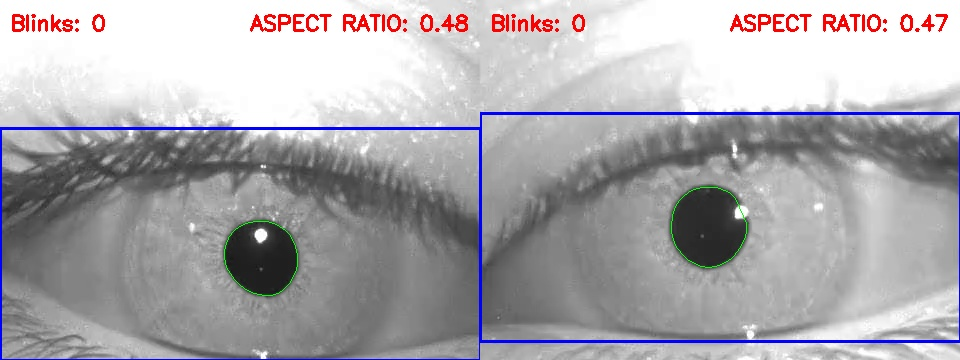
#> input picture sample.jpg, 960 x 360 px, given in place of video1(1).mp4, which was not available
$ jupyter execute gaze_estimation.ipynb
#> lines starting #> are read from the running program, lines starting #| are printed output that depends on the picture; after the words box and inside, x2 and y2 are one past the last pixel; in counts of white or black regions, pixels touching at a corner belong together; pictures that were not available may be replaced by others from this repository, and a replacement may not be noted
[cell 1]
import cv2
import numpy as np
import matplotlib.pyplot as plt
cap = cv2.VideoCapture("video1(1).mp4")
# checking the left frame
while True:
    ret, frame = cap.read()
#> frame is the input picture: shape (360, 960, 3); mean B, G, R 173.1, 169.1, 171.5
    roi = frame[:, 0: 480]
    print(frame.shape)
#| (360, 960, 3)
    break
plt.imshow(roi)

[cell 2]
from scipy.spatial import distance as dist
def eye_aspect_ratio(eye):
    # compute the euclidean distances between the two sets of
    # vertical eye landmarks (x, y)-coordinates
    A = dist.euclidean(eye[1], eye[3])
    # compute the euclidean distance between the horizontal
    # eye landmark (x, y)-coordinates
    C = dist.euclidean(eye[0], eye[2])
    # compute the eye aspect ratio
    ear = A / C
    # return the eye aspect ratio
    return ear

[cell 3]
import cv2
import numpy as np
import time
EYE_AR_THRESH=0.35
EYE_AR_CONSEC_FRAMES = 4
COUNTER1 = 0
TOTAL1 = 0
COUNTER2 = 0
TOTAL2 = 0
j=1
cap = cv2.VideoCapture("video1(1).mp4")


#Time cokmplexity - O(N)

while True:
    ret, frame = cap.read()
    if ret is False:
        break
    roi1 = frame[:, 0: 480]
    roi2 = frame[:, 480:]
    gray1 = cv2.cvtColor(roi1, cv2.COLOR_BGR2GRAY)
    gray2 = cv2.cvtColor(roi2, cv2.COLOR_BGR2GRAY)
    gray_roi1 = cv2.GaussianBlur(gray1, (5, 5), 0)
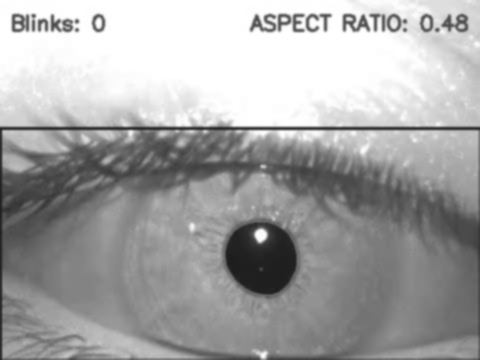
#> gray_roi1: shape (360, 480); min 27, max 255, mean 165.7
    gray_roi2 = cv2.GaussianBlur(gray2, (5, 5), 0)
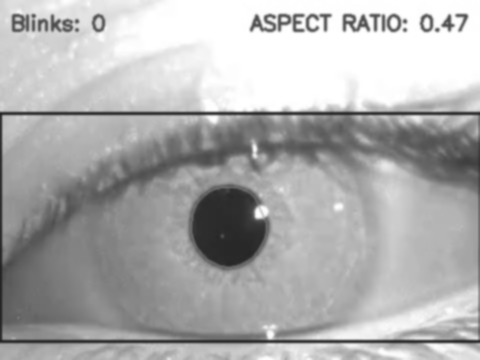
#> gray_roi2: shape (360, 480); min 34, max 255, mean 175
    #print(gray_roi1)
    #print(gray_roi2)
    _, threshold11 = cv2.threshold(gray_roi1, 140,255, cv2.THRESH_BINARY_INV) #eye is detcted at this point
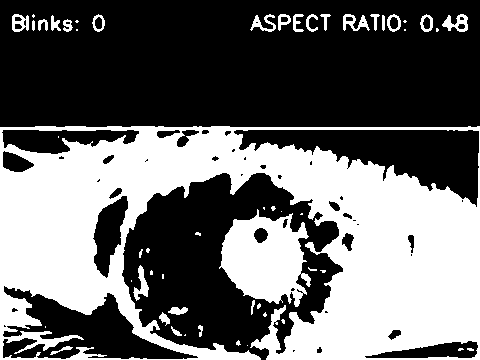
#> threshold11: shape (360, 480); 41% white; 54 white regions (27 under 20 px), largest, box (x1, y1, x2, y2) and area: (0, 126, 480, 360) 62260, (219, 209, 311, 307) 5744, (442, 14, 468, 32) 245
    _, threshold12 = cv2.threshold(gray_roi1, 70, 255, cv2.THRESH_BINARY_INV)# pupil is detected at this point
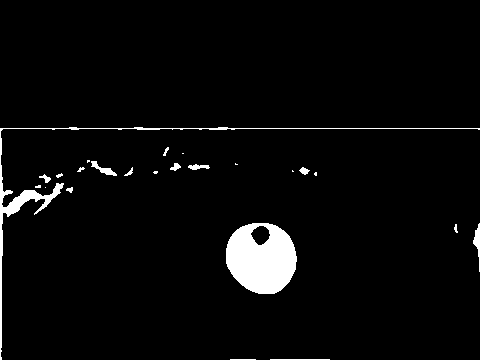
#> threshold12: shape (360, 480); 3.7% white; 24 white regions (8 under 20 px), largest, box (x1, y1, x2, y2) and area: (226, 223, 297, 294) 3750, (0, 127, 480, 360) 1762, (473, 223, 480, 272) 148
    _, threshold21 = cv2.threshold(gray_roi2, 140, 255, cv2.THRESH_BINARY_INV)# eye is detected at this point
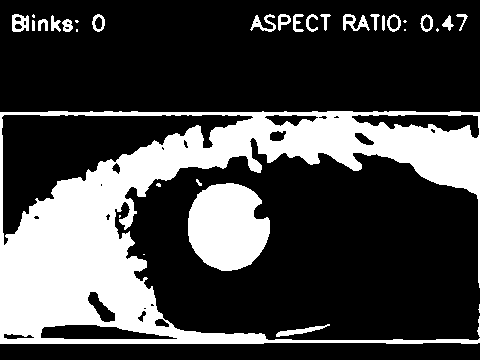
#> threshold21: shape (360, 480); 27% white; 33 white regions (10 under 20 px), largest, box (x1, y1, x2, y2) and area: (0, 111, 480, 344) 38840, (188, 183, 270, 271) 5532, (276, 324, 330, 337) 228
    _, threshold22 = cv2.threshold(gray_roi2, 70, 255, cv2.THRESH_BINARY_INV)# pupil is detected at this point
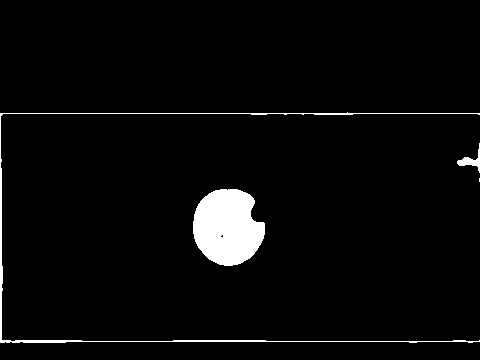
#> threshold22: shape (360, 480); 3.5% white; 4 white regions (1 under 20 px)


    contours11,_ = cv2.findContours(threshold11, cv2.RETR_TREE, cv2.CHAIN_APPROX_SIMPLE)
#> contours11 = 110 contours, 55 with area under 20; largest, box (x1, y1, x2, y2) and area: (0, 126, 480, 360) 81940, (233, 129, 480, 208) 8790, (2, 285, 199, 360) 6782, (219, 209, 311, 307) 5730, (1, 129, 140, 155) 2242
    contours12,_ = cv2.findContours(threshold12, cv2.RETR_TREE, cv2.CHAIN_APPROX_SIMPLE)
#> contours12 = 25 contours, 16 with area under 20; largest, box (x1, y1, x2, y2) and area: (226, 223, 297, 294) 3898, (0, 127, 480, 360) 962, (250, 225, 271, 246) 274, (91, 161, 117, 176) 104, (473, 223, 480, 272) 98
    contours21,_ = cv2.findContours(threshold21, cv2.RETR_TREE, cv2.CHAIN_APPROX_SIMPLE)
#> contours21 = 66 contours, 25 with area under 20; largest, box (x1, y1, x2, y2) and area: (0, 111, 480, 344) 52972, (1, 114, 254, 246) 11792, (188, 183, 270, 271) 5402, (351, 114, 480, 139) 1564, (40, 324, 178, 340) 1430
    contours22,_ = cv2.findContours(threshold22, cv2.RETR_TREE, cv2.CHAIN_APPROX_SIMPLE)
#> contours22 = 5 contours, 2 with area under 20; largest, box (x1, y1, x2, y2) and area: (193, 189, 265, 266) 4114, (0, 112, 480, 343) 520, (457, 143, 480, 173) 148

    contours11 = sorted(contours11, key=lambda x: cv2.contourArea(x), reverse=True)
    contours12 = sorted(contours12, key=lambda x: cv2.contourArea(x), reverse=True)
    contours21 = sorted(contours21, key=lambda x: cv2.contourArea(x), reverse=True)
    contours22 = sorted(contours22, key=lambda x: cv2.contourArea(x), reverse=True)

    print(len(contours12[0]))
#| 94
    try:
        (x, y, w, h) = cv2.boundingRect(contours11[0])
#> x = 0; y = 126; w = 480; h = 234
        cv2.rectangle(roi1, (x, y), (x + w, y + h), (255, 0, 0), 2)
        eyes_left=[(x,y+int(h/2)),(x + int(w/2),y),(x+w,y+int(h/2)),(x+int(w/2),y+h)]
#> eyes_left = [(0, 243), (240, 126), (480, 243), (240, 360)]
        asp_left = eye_aspect_ratio(eyes_left)
#> in eye_aspect_ratio, `A = dist.euclidean(eye[1], eye[3])`: A = 234
#> in eye_aspect_ratio, `C = dist.euclidean(eye[0], eye[2])`: C = 480
#> in eye_aspect_ratio, `ear = A / C`: ear = 0.487
#> asp_left = 0.487
        #print("left:",asp_left)


        eye_left=cv2.convexHull(contours12[0])
#> eye_left = contour of 34 points, box (x1, y1, x2, y2) (226, 223, 297, 294), area 3936
        cv2.drawContours(roi1, [eye_left], -1, (0, 255, 0), 1)
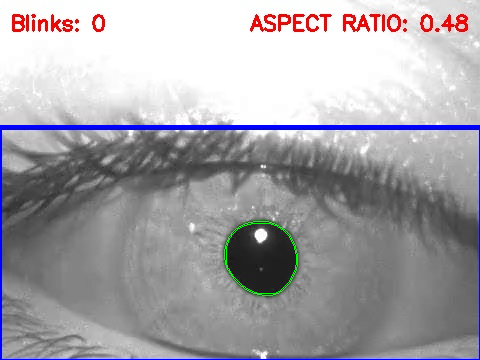
#> roi1: shape (360, 480, 3); mean B, G, R 168.6, 163.5, 165.7


        (x, y, w, h) = cv2.boundingRect(contours21[0])
#> y = 111; h = 233
        cv2.rectangle(roi2, (x, y), (x + w, y + h), (255, 0, 0), 2)
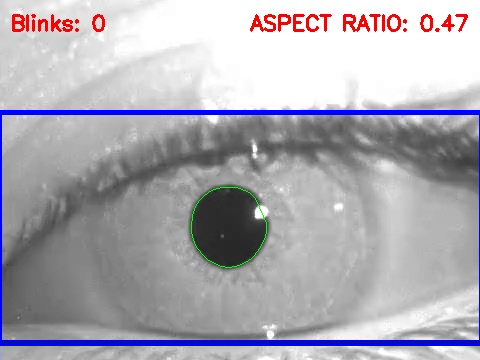
#> roi2: shape (360, 480, 3); mean B, G, R 179.2, 171, 173.3
        eyes_right=[(x,y+int(h/2)),(x + int(w/2),y),(x+w,y+int(h/2)),(x+int(w/2),y+h)]
#> eyes_right = [(0, 227), (240, 111), (480, 227), (240, 344)]
        asp_right = eye_aspect_ratio(eyes_right)
#> asp_right = 0.485
        #print("right:",asp_right)

        eye_right=cv2.convexHull(contours22[0])
#> eye_right = contour of 34 points, box (x1, y1, x2, y2) (193, 189, 265, 266), area 4308
        cv2.drawContours(roi2, [eye_right], -1, (0, 255, 0), 1)
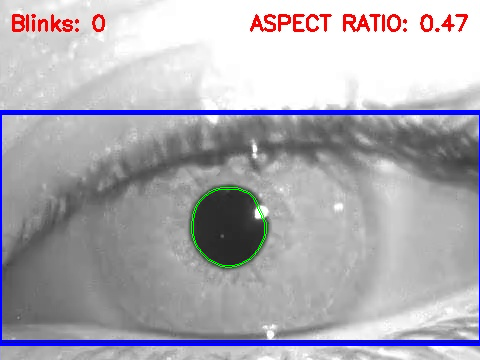
#> roi2: shape (360, 480, 3); 0.12% of pixels changed, all inside (x1, y1, x2, y2) = (193, 189, 265, 266)


        if len(contours12[0])>250:
            cv2.putText(roi1, "Pupil not detected ", (10, 50),cv2.FONT_HERSHEY_SIMPLEX, 0.7, (0, 0, 255), 2)
            #print("left eye pupil not detected at:",str(cap.get(cv2.CAP_PROP_POS_MSEC)/1000)+" seconds")

        if len(contours22[0])>250:
            cv2.putText(roi2, "Pupil not detected ", (10, 50),cv2.FONT_HERSHEY_SIMPLEX, 0.7, (0, 0, 255), 2)
            #print("right eye pupil not detected at:"+str(cap.get(cv2.CAP_PROP_POS_MSEC)/1000)+" seconds")

        if asp_left < EYE_AR_THRESH:
            COUNTER1 += 1

        # otherwise, the eye aspect ratio is not below the blink
        # threshold
        else:
            # if the eyes were closed for a sufficient number of frames
            # then increment the total number of blinks
            if COUNTER1 >= EYE_AR_CONSEC_FRAMES:
                TOTAL1 += 1
            # reset the eye frame counter
            COUNTER1 = 0

        if asp_right < EYE_AR_THRESH:
            COUNTER2 += 1
        # otherwise, the eye aspect ratio is not below the blink
        # threshold
        else:
            # if the eyes were closed for a sufficient number of
            # then increment the total number of blinks
            if COUNTER2 >= EYE_AR_CONSEC_FRAMES:
                TOTAL2 += 1

            # reset the eye frame counter
            COUNTER2 = 0

        # draw the total number of blinks on the frame along with
        # the computed eye aspect ratio for the frame
        cv2.putText(roi1, "Blinks: {}".format(TOTAL1), (10, 30),
            cv2.FONT_HERSHEY_SIMPLEX, 0.7, (0, 0, 255), 2)
        cv2.putText(roi1, "ASPECT RATIO: {:.2f}".format(asp_left), (250, 30),
            cv2.FONT_HERSHEY_SIMPLEX, 0.7, (0, 0, 255), 2)

        cv2.putText(roi2, "Blinks: {}".format(TOTAL2), (10, 30),
            cv2.FONT_HERSHEY_SIMPLEX, 0.7, (0, 0, 255), 2)
        cv2.putText(roi2, "ASPECT RATIO: {:.2f}".format(asp_right), (250, 30),
            cv2.FONT_HERSHEY_SIMPLEX, 0.7, (0, 0, 255), 2)
    except Exception as e:
        print(e)
    # [4 lines of commented-out code are left out]
    cv2.imshow("final", cv2.hconcat([roi1, roi2]))
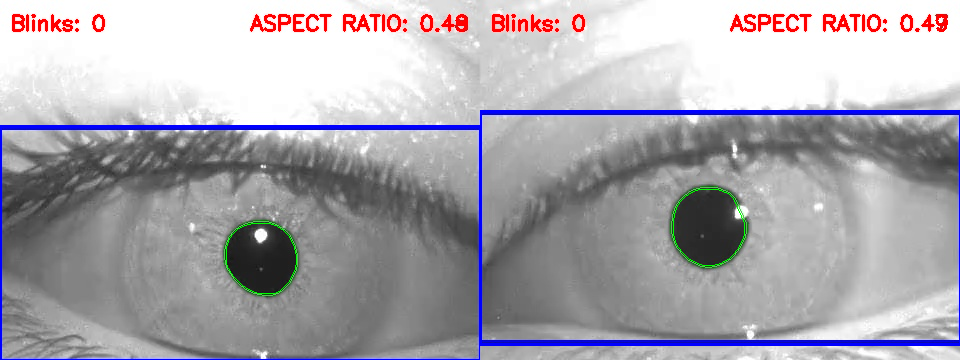
#> window 'final': shape (360, 960, 3); mean B, G, R 173.5, 167, 170.1
    #cv2.imwrite("output/video1/"+str(j)+".jpg",cv2.hconcat([roi1, roi2]))
    j+=1
    key = cv2.waitKey(30)
#> (key Esc is pressed here)
    if key == 27:
        break
cv2.destroyAllWindows()
